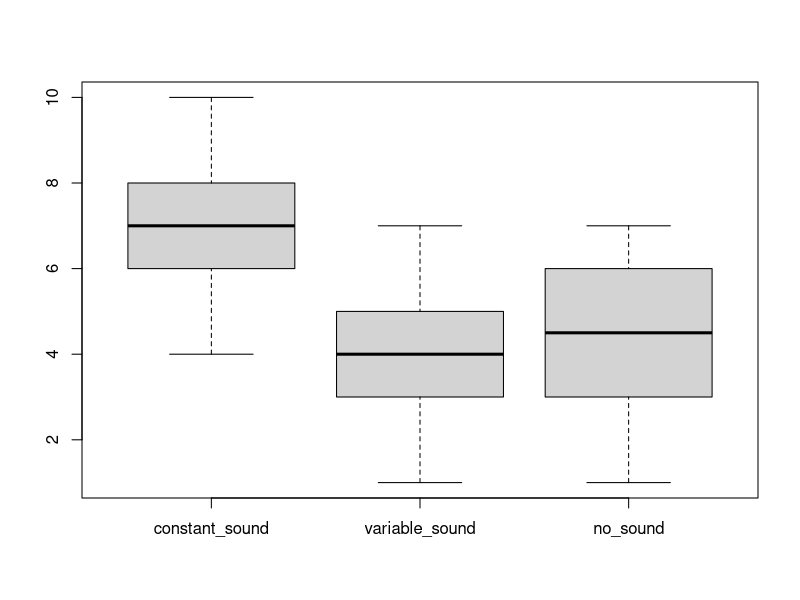
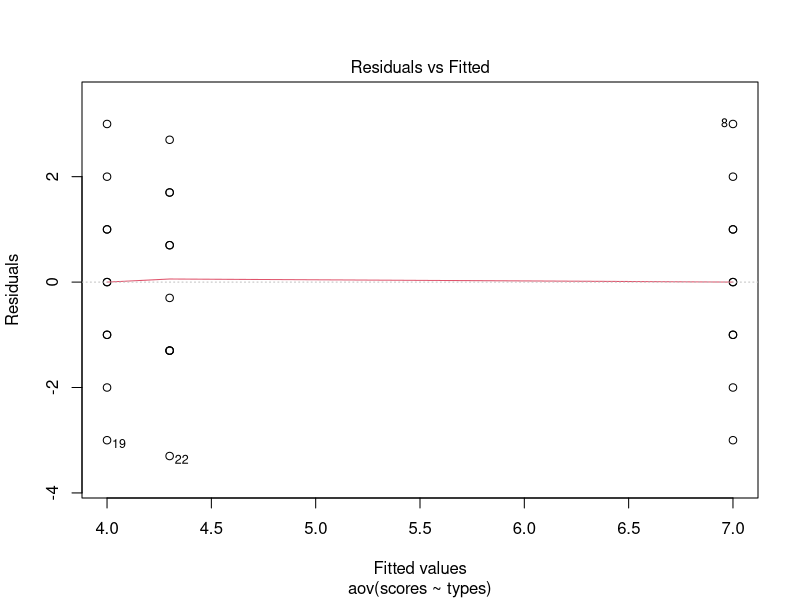
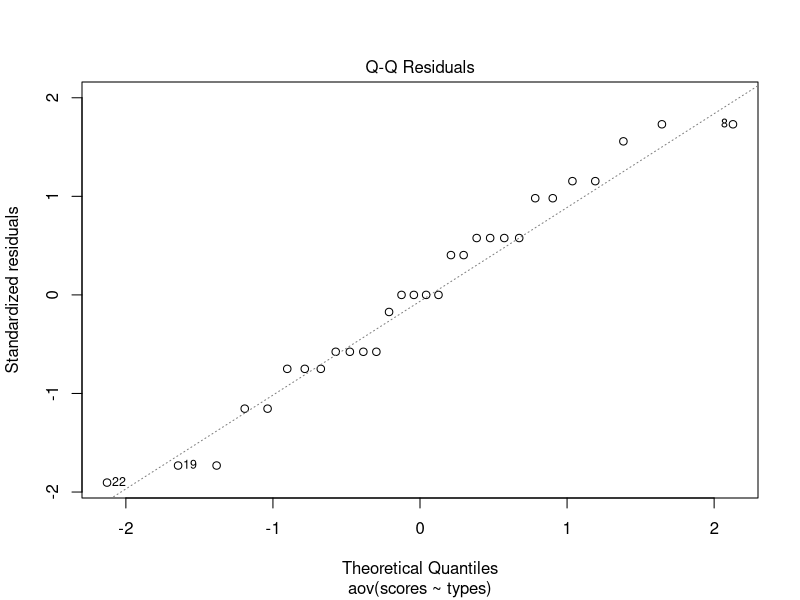

Write R code to recreate these figures, in order.
# This routine uses the ANOVA test to explore the effect of music 
# on the test scores of students
# Using the data table of 
# https://www.analyticsvidhya.com/blog/2018/01/anova-analysis-of-variance/

# Test scores
constant_sound = c(7,9,5,8,6,8,6,10,7,4)
variable_sound = c(4,3,6,2,7,5,5,4,1,3)
no_sound = c(6,1,3,5,3,4,6,5,7,3)

# Combine for boxplot
data1 <- data.frame(constant_sound, variable_sound, no_sound)

# Make boxplot
boxplot(data1)

# Prepare data for ANOVA test
scores = c(constant_sound, variable_sound, no_sound)
types= c("c", "c", "c", "c", "c", "c", "c", "c", "c", "c", "v", "v", "v", "v", "v", "v", "v", "v", "v", "v", "n", "n", "n", "n", "n", "n", "n", "n", "n", "n")

# Combine into a data frame
data2 <- data.frame(scores, types)
data2

# ANOVA test
res.aov <- aov(scores~types,data=data2)
summary(res.aov)

# Check the ANOVA test

# Check homogeneity of variances
plot(res.aov, 1)

# Normality plot of residuals
plot(res.aov, 2)
